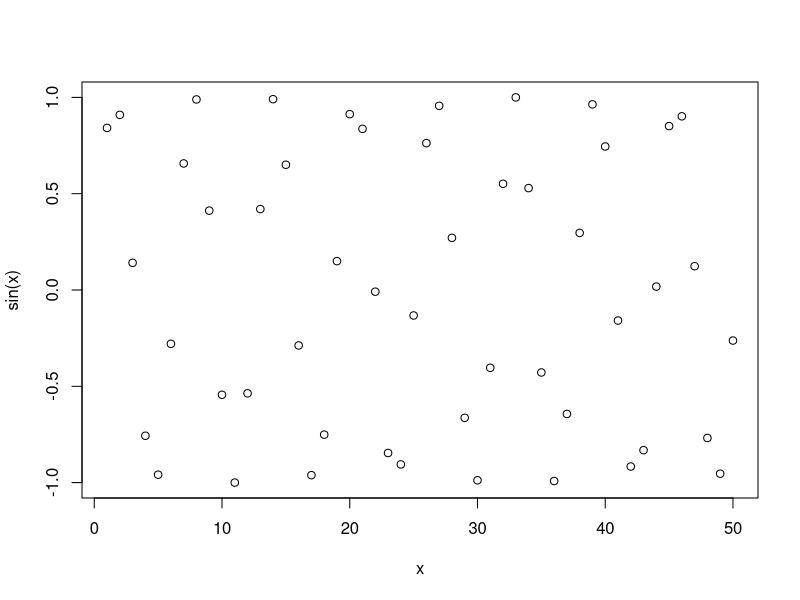
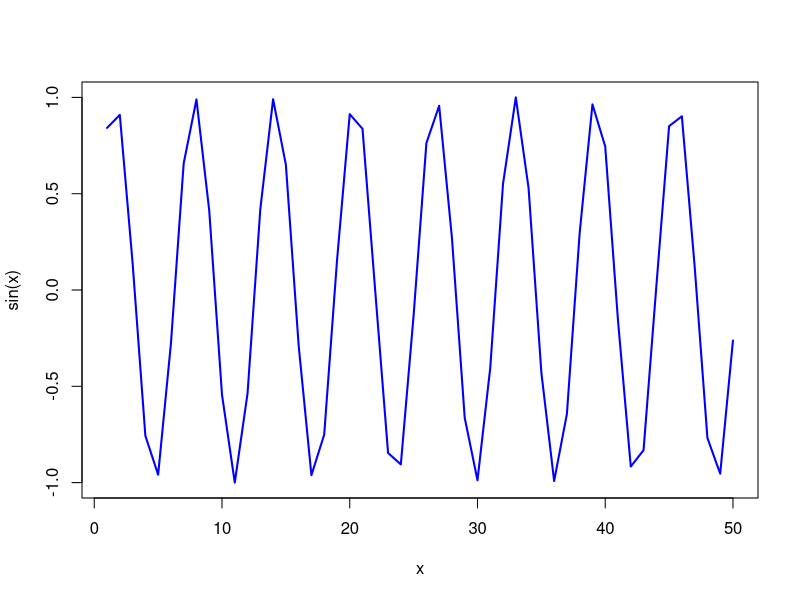

Source code (R) for these figures, in order:
# A plot from week 3
x <- 1:50

plot(x, sin(x))

# make this a bit nicer
plot (x, sin(x), type = "l", col = "blue", lwd = 2)

